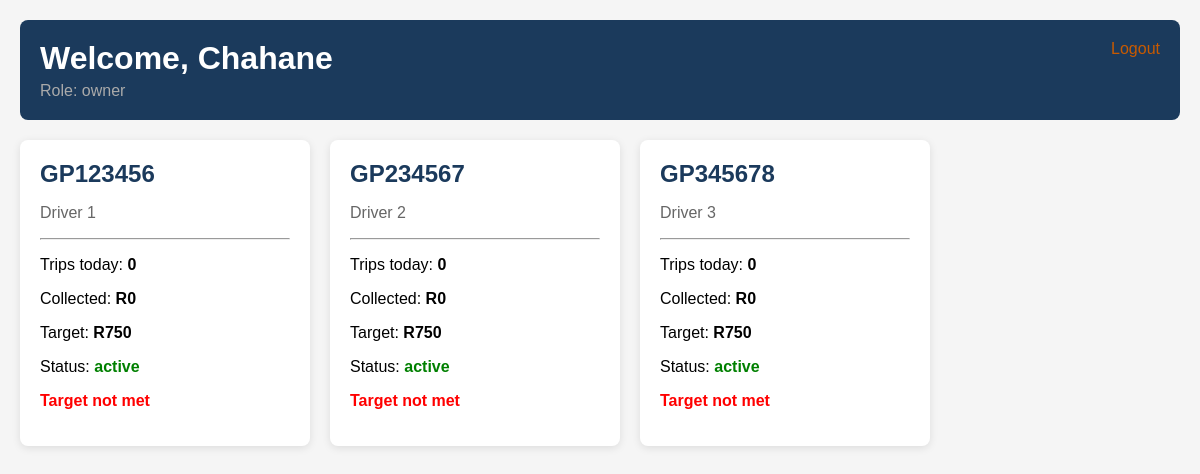
The page /dashboard (signed in) on the database as committed earlier.
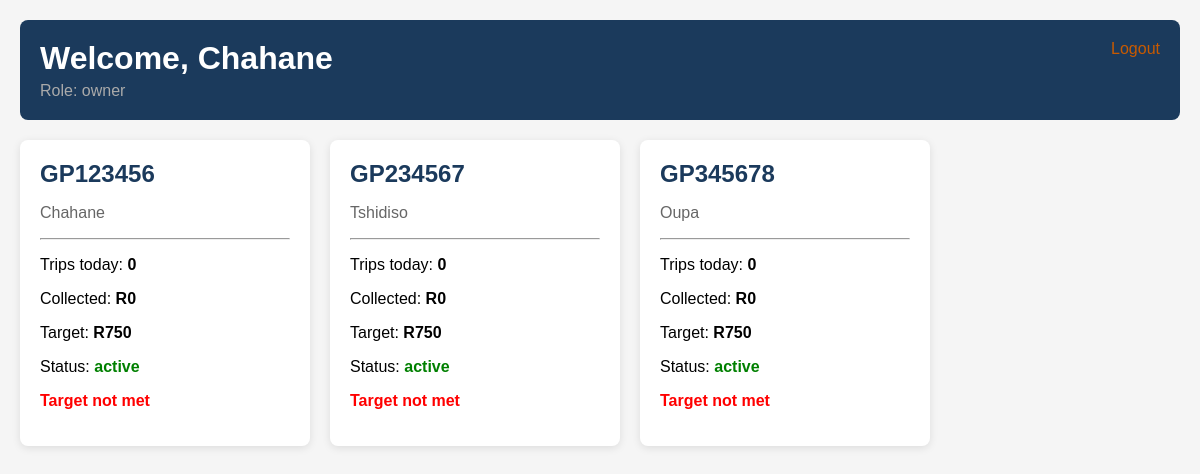
The same page on the database as committed later.
### tables this page shows
CREATE TABLE taxis (
            id INTEGER PRIMARY KEY AUTOINCREMENT,
            plate TEXT UNIQUE NOT NULL,
            driver_name TEXT,
            driver_phone TEXT,
            route TEXT,
            current_km INTEGER DEFAULT 0,
            last_service_km INTEGER DEFAULT 0,
            next_service_km INTEGER DEFAULT 0,
            last_service_date DATE,
            status TEXT DEFAULT 'active',
            owner_id INTEGER,
            FOREIGN KEY (owner_id) REFERENCES users(id)
        );

### taxi_app.py (the view)
@app.route("/dashboard")
@login_required
def dashboard():
    if session["role"] == "marshall":
        return redirect(url_for("marshall"))
    today = datetime.date.today().isoformat()
    conn = get_db()
    cursor = conn.cursor()
    cursor.execute("""
        SELECT t.id, t.plate, t.driver_name, t.status,
                COUNT(tr.id) as trips_today,
                COALESCE(dt.target_amount, 750) as target,
                COALESCE(dt.collected_amount, 0) as collected
        FROM taxis t
        LEFT JOIN trips tr ON t.id = tr.taxi_id
            AND DATE(tr.timestamp) = ?
        LEFT JOIN daily_targets dt ON t.id = dt.taxi_id
            AND dt.date = ?
        GROUP BY t.id
    """, (today, today))
    taxis = [dict(row) for row in cursor.fetchall()]
    conn.close()
    return render_template("taxi_dashboard.html",
                           username=session["user"],
                           role=session["role"],
                           taxis=taxis,
                           today=today)

### taxi_app.py (called while the page is built)
def get_db():
    conn = sqlite3.connect("taxi.db")
    conn.row_factory = sqlite3.Row
    return conn

def login_required(f):
    @wraps(f)
    def decorated(*args, **kwargs):
        if "user" not in session:
            return redirect(url_for("login"))
        return f(*args, **kwargs)
    return decorated

### templates/taxi_dashboard.html (shortened to what this page needs)
<!DOCTYPE html>
<html>
<head>
</head>
<body>
    <div class="header">
        <a href="/logout" class="logout">Logout</a>
        <h1>Welcome, Chahane {{ user }}</h1>
        <p style="margin:5px 0 0 0; color: #aaa;">Role: {{ role }}</p>
    </div>
    <div style="display: flex; gap: 20px; flex-wrap: wrap;">
        {% for taxi in taxis %}
        <div style="background: white; border-radius: 8px; padding: 20px; width: 250px; box-shadow: 0 2px 8px rgba(0,0,0,0.1);">
            <h2 style="color: #1B3A5C; margin: 0;">{{ taxi.plate }}</h2>
            <p style="color: #666;">{{ taxi.driver_name or "No driver assigned" }}</p>
            <hr>
            <p>Trips today: <strong>{{ taxi.trips_today }}</strong></p>
            <p>Collected: <strong>R{{ taxi.collected }}</strong></p>
            <p>Target: <strong>R{{ taxi.target }}</strong></p>
            <p>Status:
                <strong style="color: {% if taxi.status == 'active' %}green{% else %}red{% endif %}">
                    {{ taxi.status }}
                </strong>
            </p>
            {% if taxi.collected >= taxi.target %}
                <p style="color: green; font-weight: bold;">Target met</p>
            {% else %}
                <p style="color: red; font-weight: bold;">Target not met</p>
            {% endif %}
        </div>
        {% endfor %}
    </div>
</body>
</html>

### templates/taxi_dashboard.html (style rules this page uses)
body { font-family: Arial; background: #f5f5f5; margin: 0; padding: 20px; }
.header { background: #1B3A5C; color: white; padding: 20px; border-radius: 8px; margin-bottom: 20px; }
h1 { margin: 0; }
.logout { float: right; color: #C85A00; text-decoration: none; }

Rows that differ between the two databases and show on the page:
changed taxis "GP123456": driver_name "Driver 1" → "Chahane"
changed taxis "GP234567": driver_name "Driver 2" → "Tshidiso"
changed taxis "GP345678": driver_name "Driver 3" → "Oupa"
